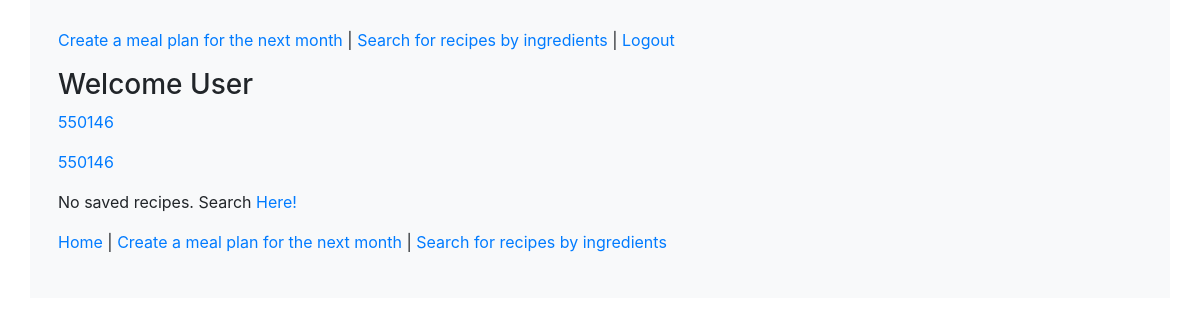
The page /user_home (signed in) on the database as committed earlier.
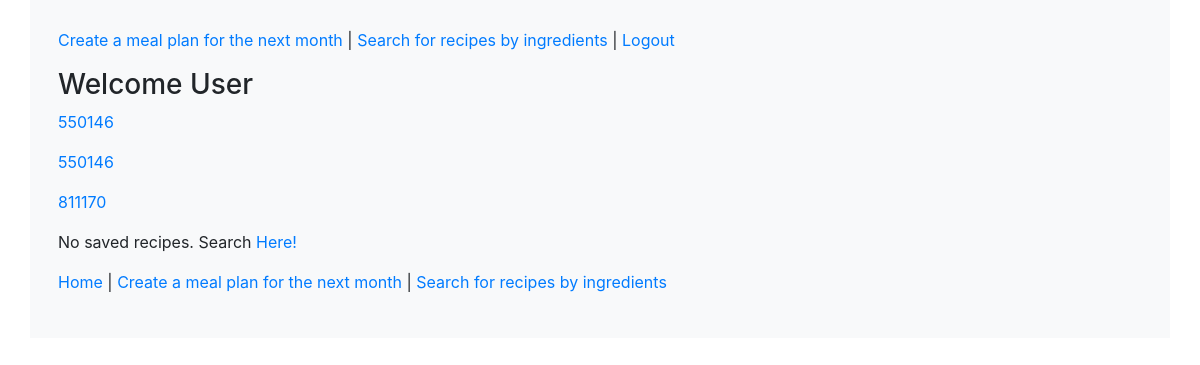
The same page on the database as committed later.
### app_one/models.py (models this page shows)
class Saved(models.Model):
    recipe = models.IntegerField()
    user = models.ForeignKey(User, related_name="saved", on_delete=models.CASCADE)
    created_at = models.DateTimeField(auto_now_add=True)
    updated_at = models.DateTimeField(auto_now=True)
    objects = SavedManager()

### app_one/views.py (the view)
# urls.py: path('user_home', views.user_home),
def user_home(request):
    context = {
        'saved': Saved.objects.all(),
        'user': User.objects.get(id=request.session['user_id'])
    }
    return render(request, 'user_home.html', context)

### app_one/templates/user_home.html (shortened to what this page needs)
<!DOCTYPE html>
<html lang="en">
<head>
    <link rel="stylesheet" href="https://stackpath.bootstrapcdn.com/bootstrap/4.5.2/css/bootstrap.min.css"
>
</head>
<body>
    <div class="container bg-light">
        <div class="row">
            <div class="col p-4 m-1">
                <p><a href="/create_meal_plan"> Create a meal plan for the next month</a> | <a href="/search">Search for recipes by ingredients</a> | <a href="/logout">Logout</a></p>
                <h3>Welcome {{request.session.name}}</h3>
                <div id="rec">
                    {% if saved %}
                    {% for recipe in saved %}
                    <div id="more_info">
                        <a href=#>
                            <p id='recipe.id'>{{recipe.recipe}}</p>
                        </a>
                    </div>
                    {% endfor %}
                    {% if recipe not in saved %}
                    <p>No saved recipes. Search <a href="/search">Here!</a></p>
                    {% else %}
                    <p>Saved Recipes:</p>
                    <ul>
                        <p>testing</p>
                        <li>{{recipe.id}}</li>
                    </ul>
                    {% endif %}
                    {% endif %}
                    <p><a href="/">Home</a> | <a href="/create_meal_plan"> Create a meal plan for the next month</a> | <a href="/search">Search for recipes by ingredients</a></p>
                </div>
            </div>
        </div>
    </div>
</body>
</html>

Rows that differ between the two databases and show on the page:
added Saved: recipe "811170"
